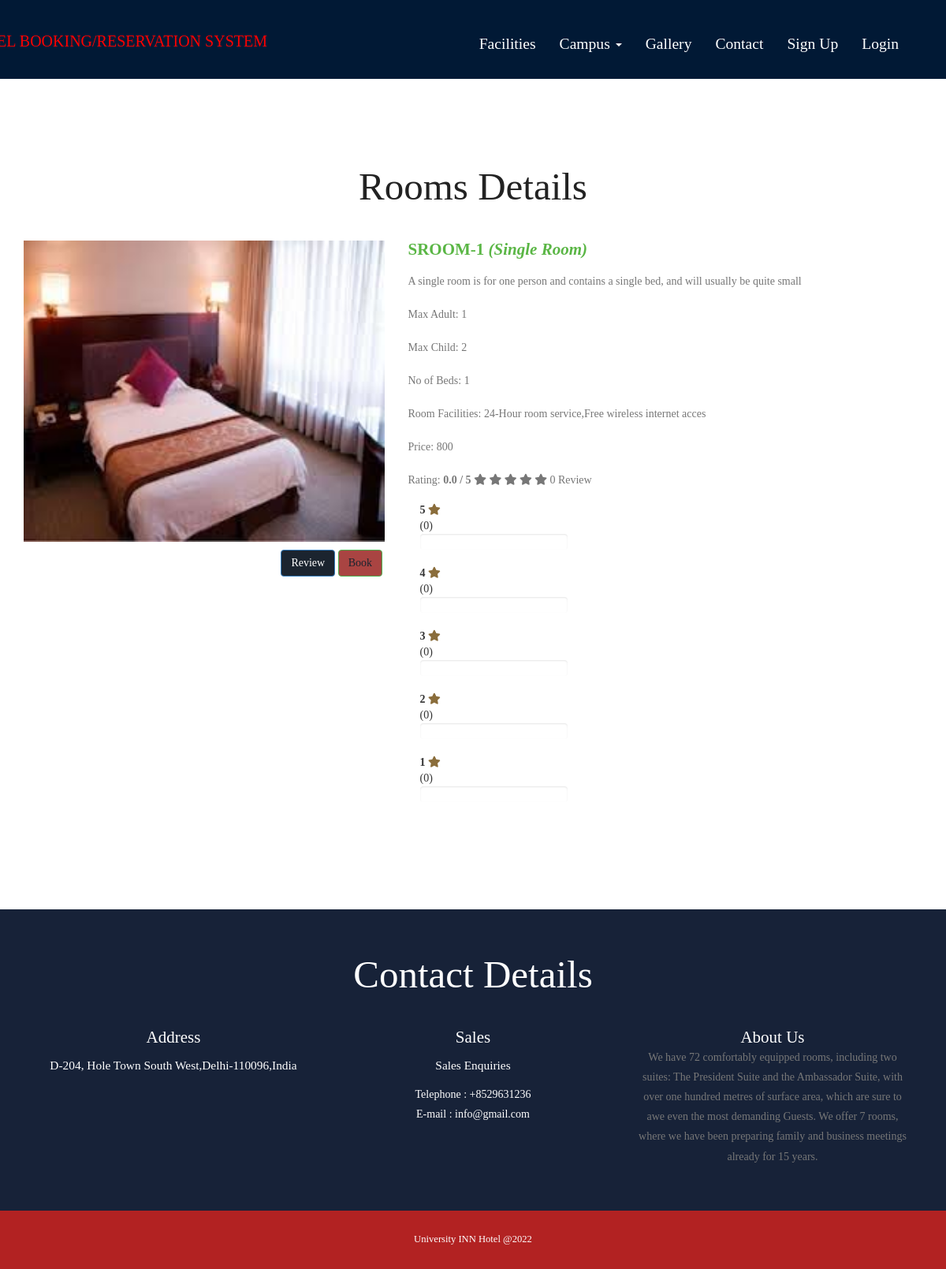
The page /room-details.php?rmid=1 on the database its author committed.
### tables this page shows
CREATE TABLE `tblroom` (
  `ID` int(10) NOT NULL,
  `RoomType` int(10) DEFAULT NULL,
  `RoomName` varchar(200) DEFAULT NULL,
  `MaxAdult` int(5) DEFAULT NULL,
  `MaxChild` int(5) DEFAULT NULL,
  `RoomDesc` mediumtext DEFAULT NULL,
  `NoofBed` int(5) DEFAULT NULL,
  `Image` varchar(200) DEFAULT NULL,
  `RoomFacility` varchar(200) DEFAULT NULL,
  `hotel_type` int(11) DEFAULT NULL,
  `CreationDate` timestamp NULL DEFAULT current_timestamp()
);

CREATE TABLE `tblcategory` (
  `ID` int(10) NOT NULL,
  `CategoryName` varchar(120) DEFAULT NULL,
  `Description` mediumtext DEFAULT NULL,
  `Price` int(5) NOT NULL,
  `Date` timestamp NULL DEFAULT current_timestamp()
);

CREATE TABLE `tblpage` (
  `ID` int(10) NOT NULL,
  `PageType` varchar(120) DEFAULT NULL,
  `PageTitle` varchar(200) DEFAULT NULL,
  `PageDescription` mediumtext DEFAULT NULL,
  `Email` varchar(120) DEFAULT NULL,
  `MobileNumber` bigint(10) DEFAULT NULL,
  `UpdationDate` timestamp NULL DEFAULT NULL ON UPDATE current_timestamp()
);

### room-details.php (the view, shortened to what this page needs)
<?php
include('includes/dbconnection.php');
?>
<!DOCTYPE HTML>
<html>
<head>
	<link rel="stylesheet" href="https://pro.fontawesome.com/releases/v5.10.0/css/all.css" />
	<link href="css/bootstrap.css" rel="stylesheet" type="text/css" media="all">
	<link href="css/style.css" rel="stylesheet" type="text/css" media="all" />
	<link rel="stylesheet" href="css/lightbox.css">
</head>
<body>
	<div class="header head-top">
		<div class="container">
			<?php include_once('includes/header.php'); ?>
		</div>
	</div>
	<div class="content">
		<div class="room-section">
			<div class="container">
				<h2>Rooms Details</h2>
				<div class="room-grids">
					<?php
					$rmid = intval($_GET['rmid']);
					$sql = "SELECT tblroom.*,tblroom.id as rmid , tblcategory.Price,tblcategory.ID,tblcategory.CategoryName from tblroom
join tblcategory on tblroom.RoomType=tblcategory.ID
where tblroom.id=:rmid";
					$query = $dbh->prepare($sql);
					$query->bindParam(':rmid', $rmid, PDO::PARAM_STR);
					$query->execute();
					$results = $query->fetchAll(PDO::FETCH_OBJ);
					$cnt = 1;
					if ($query->rowCount() > 0) {
						foreach ($results as $row) {               ?>
							<div class="room1">
								<div class="row">
									<div class="col-md-5 room-grid" style="padding-bottom: 50px">
										<a href="#" class="mask">
											<img style="width:100%" src="admin/images/<?php echo $row->Image; ?>" class=" mask img-responsive zoom-img" alt="" /></a>
											<div style="margin-left: 3.4in; margin-top:10px">
											<button type="button" name="add_review" id="add_review" class="btn btn-primary">Review</button>
										<button class="btn btn-success"><a href="book-room.php?rmid=<?php echo $row->rmid; ?>">Book</a></button>
											</div>
									</div>
									<div class="col-md-7 room-grid1">
										<h4> <?php echo htmlentities($row->RoomName); ?> <i> (<?php echo htmlentities($row->CategoryName); ?>)</i></h4>
										<p><?php echo htmlentities($row->RoomDesc); ?></p>
										<p>Max Adult: <?php echo htmlentities($row->MaxAdult); ?></p>
										<p>Max Child: <?php echo htmlentities($row->MaxChild); ?></p>
										<p>No of Beds: <?php echo htmlentities($row->NoofBed); ?></p>
										<p>Room Facilities: <?php echo htmlentities($row->RoomFacility); ?></p>
										<p>Price: <?php echo htmlentities($row->Price); ?></p>
										<p>Rating: <b><span id="average_rating">0.0</span> / 5</b>
											<i class="fas fa-star star-light mr-1 main_star"></i>
											<i class="fas fa-star star-light mr-1 main_star"></i>
											<i class="fas fa-star star-light mr-1 main_star"></i>
											<i class="fas fa-star star-light mr-1 main_star"></i>
											<i class="fas fa-star star-light mr-1 main_star"></i>
											<span id="total_review">0</span> Review
										<div class="col-sm-4">
											<p>
											<div class="progress-label-left"><b>5</b> <i class="fas fa-star text-warning"></i></div>
											<div class="progress-label-right">(<span id="total_five_star_review">0</span>)</div>
											<div class="progress">
											</div>
											</p>
											<p>
											<div class="progress-label-left"><b>4</b> <i class="fas fa-star text-warning"></i></div>
											<div class="progress-label-right">(<span id="total_four_star_review">0</span>)</div>
											<div class="progress">
											</div>
											</p>
											<p>
											<div class="progress-label-left"><b>3</b> <i class="fas fa-star text-warning"></i></div>
											<div class="progress-label-right">(<span id="total_three_star_review">0</span>)</div>
											<div class="progress">
											</div>
											</p>
											<p>
											<div class="progress-label-left"><b>2</b> <i class="fas fa-star text-warning"></i></div>
											<div class="progress-label-right">(<span id="total_two_star_review">0</span>)</div>
											<div class="progress">
											</div>
											</p>
											<p>
											<div class="progress-label-left"><b>1</b> <i class="fas fa-star text-warning"></i></div>
											<div class="progress-label-right">(<span id="total_one_star_review">0</span>)</div>
											<div class="progress">
											</div>
											</p>
										</div>
										</p>
										<br>
									</div>
									<div class="clearfix"></div>
								</div>
								<br>
							</div><?php $cnt = $cnt + 1;
								}
							} ?>
				</div>
			</div>
		</div>
		<?php include_once('includes/getintouch.php'); ?>
	</div>
	<?php include_once('includes/footer.php'); ?>
</body>
</html>

### includes/getintouch.php
<div style="background-color: #172238;" class="touch-section">
					<div  class="container">
						<h3 style="color:WHITE;">Contact Details</h3>
						<div class="touch-grids">
							<?php
$sql="SELECT * from tblpage where PageType='contactus'";
$query = $dbh -> prepare($sql);
$query->execute();
$results=$query->fetchAll(PDO::FETCH_OBJ);
$cnt=1;
if($query->rowCount() > 0)
{
foreach($results as $row)
{               ?>
							<div class="col-md-4 touch-grid">
								<h4 style="color:WHITE;">address</h4>
								<h5 style="color:WHITE;"> <?php  echo htmlentities($row->PageDescription);?></h5>
							</div>
							<div  class="col-md-4 touch-grid">
								<h4 style="color:WHITE;">Sales</h4>
								<h5 style="color:WHITE;">Sales Enquiries</h5>
								<p style="color:WHITE;">Telephone : +<?php  echo htmlentities($row->MobileNumber);?></p>
							<p style="color:WHITE;">E-mail : <?php  echo htmlentities($row->Email);?></p>
							</div><?php $cnt=$cnt+1;}} ?>
							<div class="col-md-4 touch-grid">
								<?php
$sql="SELECT * from tblpage where PageType='aboutus'";
$query = $dbh -> prepare($sql);
$query->execute();
$results=$query->fetchAll(PDO::FETCH_OBJ);
$cnt=1;
if($query->rowCount() > 0)
{
foreach($results as $row)
{               ?>
							<h4 style="color:WHITE;"><?php  echo htmlentities($row->PageTitle);?></h4>
								<p><?php  echo htmlentities($row->PageDescription);?></p>
							</div><?php $cnt=$cnt+1;}} ?>
							<div class="clearfix"></div>
						</div>
					</div>
					</div>

### css/style.css (style rules this page uses)
body a { transition:0.5s all; -webkit-transition:0.5s all; -moz-transition:0.5s all; -o-transition:0.5s all; -ms-transition:0.5s all; }
h1,h2,h3,h4,h5,h6 { padding:0 0; margin:0 0; }
p { padding:0 0; margin:0 0; }
body { padding:0 0; margin:0 0; font-family: 'OpenSans-Regular' }
.header { background:url(../images/a4.jpg) no-repeat 0px 0px; background-size:300px 100px; -webkit-background-size:1550px 100px; -moz-background-size: 1550px 100px; -o-background-size: 1550px 100px; -ms-background-size: 1550px 100px; min-height:764px; padding-bottom: 4em; }
.touch-section { padding: 4em 0; text-align: center; background-color: #eee; }
.touch-grids { margin-top: 3em; }
.touch-grid h4 { font-size: 1.5em; color: #222; text-transform: capitalize; }
.touch-section h3 { font-size: 3.5em; text-transform: capitalize; font-family: 'Rancho-Regular'; color: #222; }
.touch-grid h5 { font-size: 1.1em; padding: 1em 0; color: #222; }
.touch-grid p { font-size: 1em; line-height: 1.8em; color: #777; }
.head-top { min-height: 115px !important; }
.progress { background-color: #fff; }
.room-section { padding: 4em 0; }
.room-grids { margin-top: 3em; }
.room-section h2 { font-size: 3.5em; text-transform: capitalize; font-family: 'Rancho-Regular'; color: #222; text-align: center; }
.room-grid1 h4 { font-size: 1.5em; color: #5ab645; font-weight: 600; text-transform: capitalize; }
.room-grid img { width: 100%; }
.room-grid1 p { font-size: 1em; color: #777; line-height:2em; margin: 1em 0 0em; }
a.mask { text-decoration: none; overflow: hidden; display: block; }
img.zoom-img { -webkit-transform: scale(1, 1); -webkit-transition-timing-function: ease-out; -webkit-transition-duration: 250ms; -moz-transform: scale(1, 1); -moz-transition-timing-function: ease-out; -moz-transition-duration: 250ms; }
@media (max-width:1440px) { .header { min-height: 679px; } }
@media (max-width:1366px) { .header { min-height: 652px; } }
@media (max-width:1280px) { .header { min-height: 602px; } }

### css/lightbox.css (style rules this page uses)
body:after { display: none; }

### rows shown on the page
tblroom: Image (picture), RoomName "SROOM-1", tblcategory.CategoryName "Single Room", RoomDesc "A single room is for one person and contains a single bed, and will usually be quite small", MaxAdult "1", MaxChild "2", NoofBed "1", RoomFacility "24-Hour room service,Free wireless internet acces", tblcategory.Price "800"
tblpage: PageDescription "D-204, Hole Town South West,Delhi-110096,India", MobileNumber "8529631236", Email "info@gmail.com"
tblpage: PageTitle "About Us", PageDescription "We have 72 comfortably equipped rooms, including two suites: The President Suite and the Ambassador Suite, with over one hundred metres of surface area, which are sure to awe even the most demanding Guests. We offer 7 rooms, where we have been preparing family and business meetings already for 15 years."
